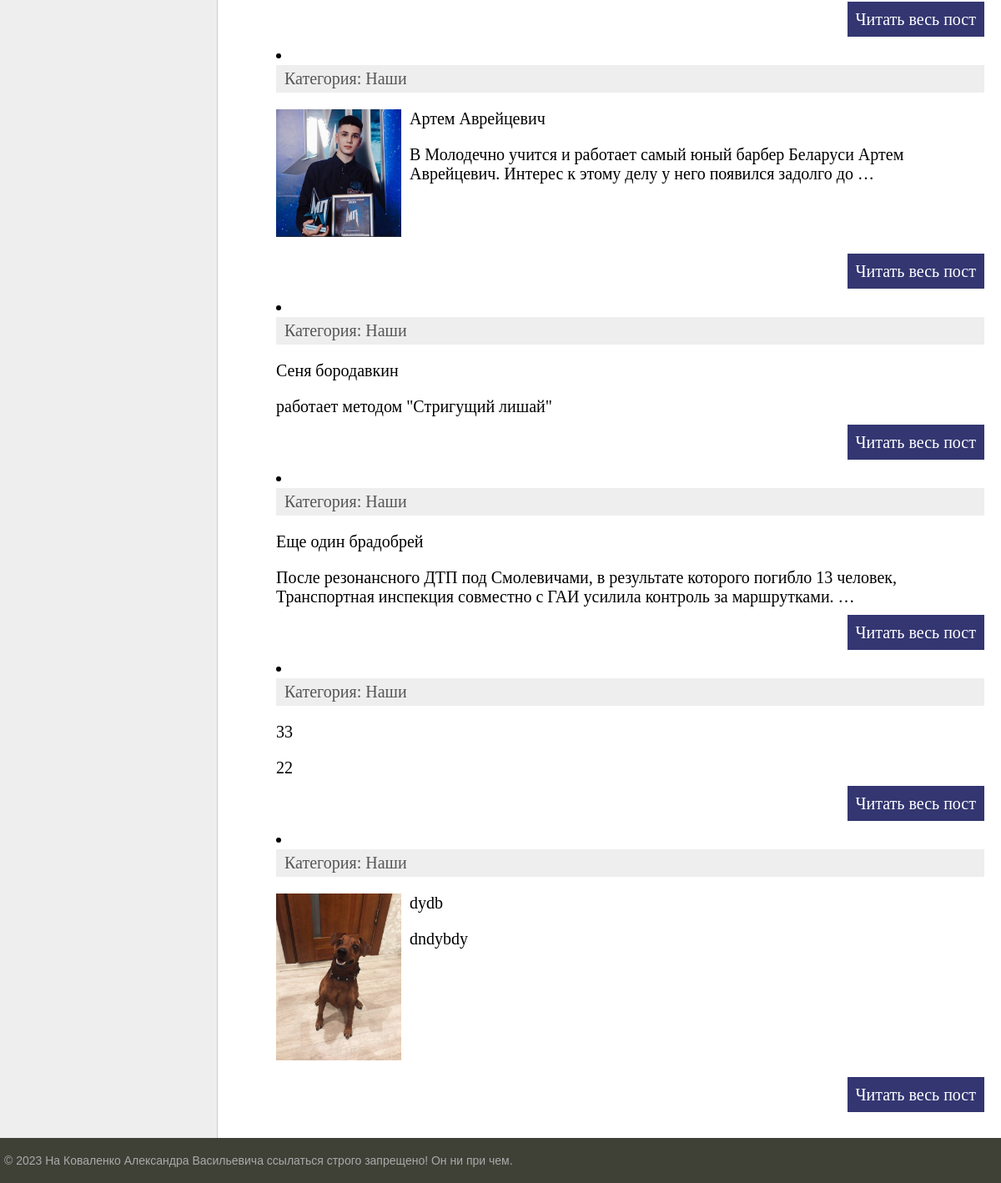
The app's page / (lower part), older data.
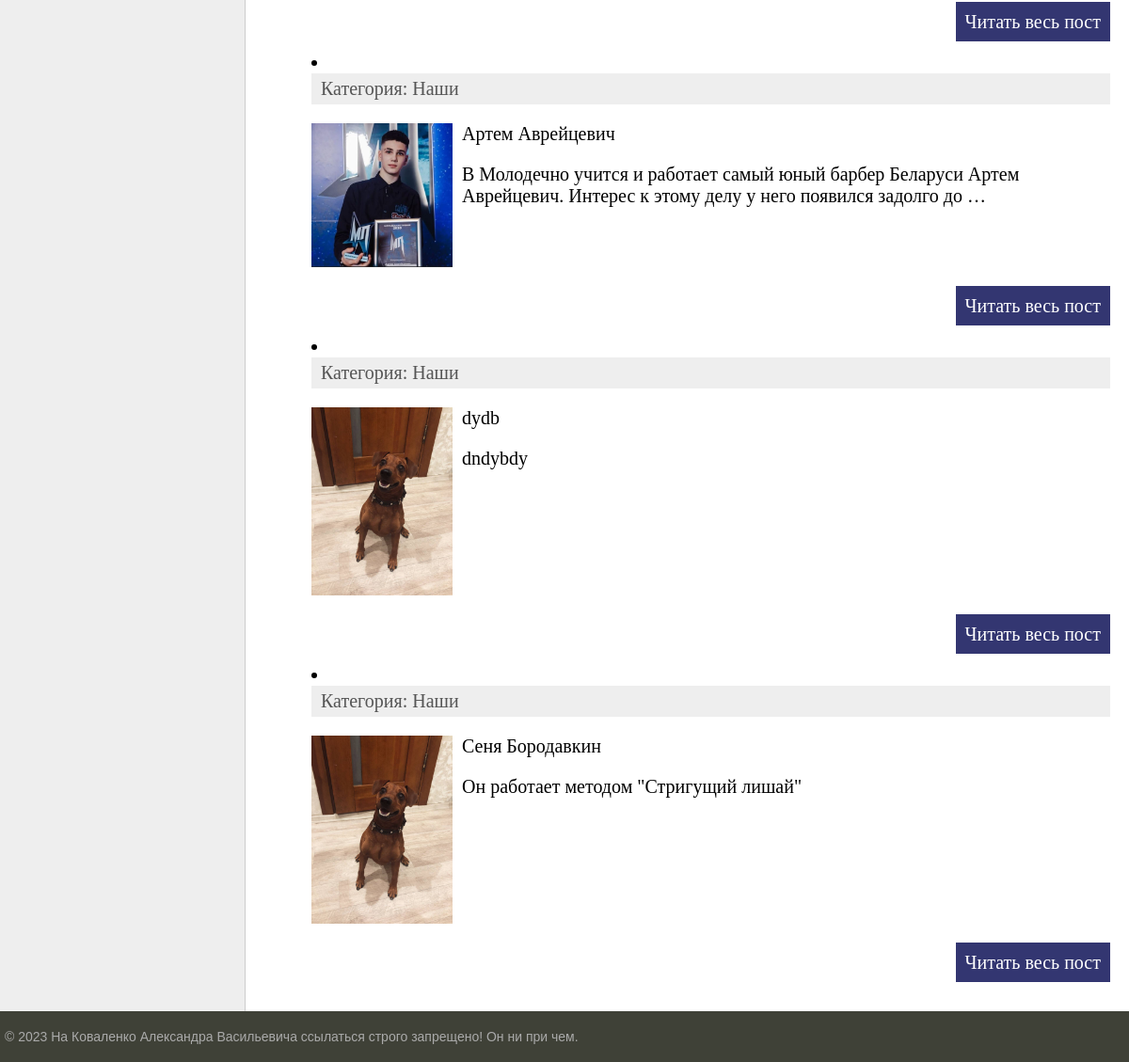
The same page, newer data.
### barber/models.py (models this page shows, shortened)
class Barber(models.Model):
    title = models.CharField(max_length=255)
    content = models.TextField(blank=True)
    photo = models.ImageField(upload_to="photos/%Y/%m/%d/")
    time_create = models.DateTimeField(auto_now_add=True)
    time_update = models.DateTimeField(auto_now=True)
    is_published = models.BooleanField(default=True)
    cat = models.ForeignKey('Category', on_delete=models.PROTECT, null=True)
    def get_absolute_url(self):
        return reverse('post', kwargs={'post_id': self.pk})
    class Meta:
        ordering = ['time_create', 'title'] # сортровка по времени созданияи по названию

class Category(models.Model):
    name = models.CharField(max_length=100, db_index=True)
    def get_absolute_url(self):
        return reverse('category', kwargs={'cat_id': self.pk})

### barber/views.py (the view)
# urls.py: path('', index, name='home'),
def index(request):
    posts = Barber.objects.all()
    cats = Category.objects.all()
    context = {
        'posts': posts,
        'cats': cats,
        'cat_selected': 0,
    }
    return render(request, 'barber/index.html', context=context)

### templates/barber/index.html (shortened to what this page needs)
{%  extends 'barber/base.html' %}
{%  block content %}
    {% for i in posts %}
        <li><div class="article-panel">
         <p class="first">Категория: {{i.cat.name}}</p>
        </div>
        {% if i.photo %}
         <p><img class="img-article-left thumb" src="{{i.photo.url}}"></p>
        {% endif %}
    <p>{{ i.title}}</p>
    <p>{{ i.content|truncatewords:20 }}</p>
			<p class="link-read-post"><a href="{{ i.get_absolute_url }}">Читать весь пост</a></p>
    {% endfor %}
{%  endblock %}

Row changes from the older to the newer data that the page shows:
removed Barber: cat.name "Наши", title "Сеня бородавкин", content "работает методом \"Стригущий лишай\""
removed Barber: cat.name "Наши", title "Еще один брадобрей", content "После резонансного ДТП под Смолевичами, в результате которого погибло 13 человек, Транспортная инспекция совместно с ГАИ усилила контроль за маршрутками. …"
removed Barber: cat.name "Наши", title "33", content "22"
added Barber: cat.name "Наши", photo (picture), title "Сеня Бородавкин", content "Он работает методом \"Стригущий лишай\""
